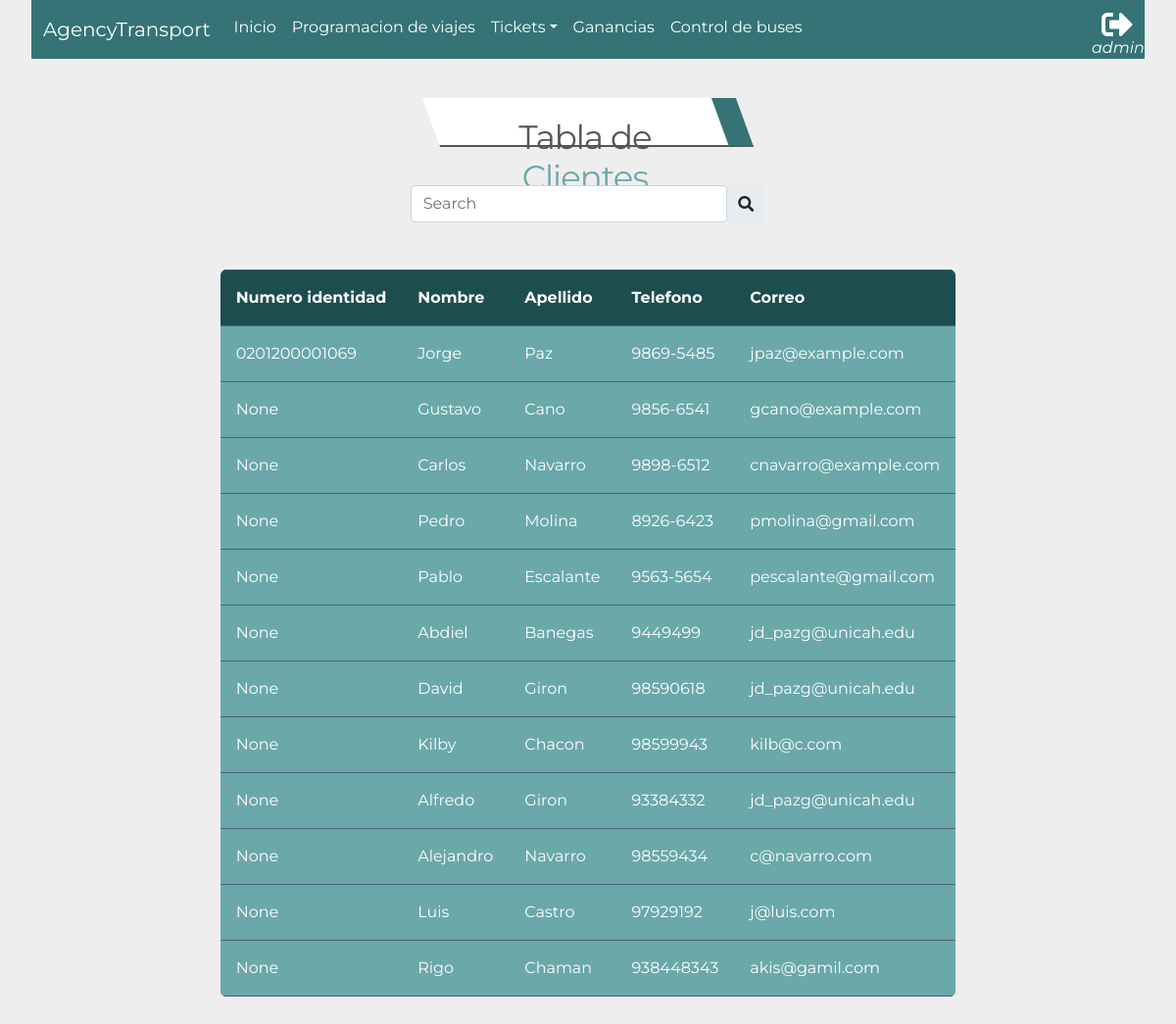
Page /transportAgency/customer/ (signed in) on the committed database.
### app_transportAgency/models.py (models this page shows, shortened)
class Client(models.Model):
    dni        = models.CharField(max_length=13,null=True, blank=True)
    first_name = models.CharField(max_length=50)
    last_name  = models.CharField(max_length=50)
    phone      = models.CharField(max_length=50)
    email      = models.CharField(max_length=50)
    user       = models.OneToOneField(User, on_delete=models.CASCADE, null=True, blank=True)

### app_transportAgency/views.py (the view)
# urls.py: path('customer/', views.customer, name="customer"),
@login_required()
def customer(request):
    if request.user.is_superuser:
        customers = Client.objects.all()
        return render(request, 'transportAgency/customer.html', {
            'customers': customers,
        })
    else:
        return HttpResponse("sdjhkhsd")

### app_transportAgency/templates/transportAgency/customer.html (shortened to what this page needs)
{% extends "base.html" %}
{% load static %}
{% block css %}
<link rel="stylesheet" href="{% static 'transportAgency/css/table.css' %}">
<link rel="stylesheet" href="{% static 'transportAgency/css/tittle.css' %}">
{% endblock %}
{% block container %}
    <div class="row justify-content-center m-4">
        <div class="title">
            <h1>Tabla de <span style="color: #6BA8A9;">Clientes</span></h1>
        </div>
    </div>
<form action="{% url 'transportAgency:customer' %}" method="post">
    <div class="row justify-content-center">
        <div class="col-md-4">
            <div class="input-group rounded mb-5">
                <input type="search" class="form-control rounded" placeholder="Search" aria-label="Search"
                    aria-describedby="search-addon" />
                <span class="input-group-text border-0" id="search-addon">
                    <i class="fas fa-search"></i>
                </span>
            </div>
        </div>
    </div>
</form>
<table class="rwd-table">
    <thead>
        <tr>
            <th>Numero identidad</th>
            <th>Nombre</th>
            <th>Apellido</th>
            <th>Telefono</th>
            <th>Correo</th>
        </tr>
    </thead>
    <tbody>
        {% for c in customers %}
            <tr>
                <td data-th="nombre">{{c.dni}}</td>
                <td data-th="nombre">{{c.first_name}}</td>
                <td data-th="apellido">{{c.last_name}}</td>
                <td data-th="telefono">{{c.phone}}</td>
                <td data-th="correo">{{c.email}}</td>
            </tr>
        {% endfor %}
    </tbody>
</table>
<br>
<br>
{% endblock %}

### global_templates/base.html (shortened to what this page needs)
{% load static %}
<!DOCTYPE html>
<html lang="en">
<head>
    <link rel="stylesheet" href="https://cdnjs.cloudflare.com/ajax/libs/font-awesome/5.15.1/css/all.min.css">
    <link href="{% static 'transportAgency/bootstrap/bootstrap.min.css' %}" rel="stylesheet">
    <link rel="stylesheet" href="{% static 'transportAgency/css/nav.css' %}">
    <link href="https://cdn.jsdelivr.net/npm/bootstrap@5.0.2/dist/css/bootstrap.min.css" rel="stylesheet"
>
    <link href="https://haubek.github.io/dist/css/component-chosen.min.css" rel="stylesheet">
    <link href="https://maxcdn.bootstrapcdn.com/font-awesome/4.7.0/css/font-awesome.min.css" rel="stylesheet" />
    {% block css %}{% endblock %}
</head>
<body>
    <nav class="navbar navbar-expand-lg border-bottom">
        <div class="container-fluid">
            <a class="navbar-brand">AgencyTransport</a>
            <div class="collapse navbar-collapse" id="navbarSupportedContent">
                <ul class="navbar-nav me-auto mb-2 mb-lg-1">
                    <li class="nav-item">
                        <a class="nav-link active" aria-current="page"
                            href="{% url 'transportAgency:about' %}">Inicio</a>
                    </li>
                    <li class="nav-item">
                        <a class="nav-link" href="{% url 'transportAgency:travels_view' %}">Programacion de viajes</a>
                    </li>
                     <li class="dropdown">
                        <a class="nav-link dropdown-toggle" href="#"  data-bs-toggle="dropdown">Tickets</a>
                    </li>
                    {% if request.user.is_superuser %}
                    <li class="nav-item">
                        <a class="nav-link" href="{% url 'transportAgency:income_view' %}">Ganancias</a>
                    </li>
                    <li class="nav-item">
                        <a class="nav-link" href="{% url 'transportAgency:list_buses' %}">Control de buses</a>
                    </li>
                    {% endif %}
                </ul>
                <form class="d-flex">
                    <ul class="navbar-nav me-auto mb-2 mb-lg-2">
                        {% if request.user.is_authenticated %}
                        <li class="nav-item">
                            <a style="font-style: italic; color: white; position: absolute; margin-top: 28px; font-size: 16px;">{{ request.user }}</a>
                            <a href="{% url 'logout_view' %}"><i class="fas fa-sign-out-alt fa-2x" style="margin-left: 10px; color: white;"></i></a>
                        </li>
                        {% endif %}
                    </ul>
                </form>
            </div>
        </div>
    </nav>
    {% block container %}{% endblock %}
</body>
</html>

### app_transportAgency/static/transportAgency/css/nav.css (style rules this page uses)
.navbar { background-color: #357376; }
.navbar a { color: white; text-decoration: none; }
.navbar .navbar-brand { color: white; }

### app_transportAgency/static/transportAgency/css/table.css (style rules this page uses)
.rwd-table { margin: 1em 0; min-width: 300px; align-content: center; }
.rwd-table tr { border-top: 1px solid #ddd; border-bottom: 1px solid #ddd; }
.rwd-table th { display: none; text-align: center; }
.rwd-table td { display: block; text-align: center; background-color: #6BA8A9; text-align: center; }
.rwd-table td:first-child { padding-top: 0.5em; }
.rwd-table td:last-child { padding-bottom: 0.5em; }
.rwd-table td:before { content: attr(data-th) ": "; font-weight: bold; width: 6.5em; display: inline-block; }
@media (min-width: 480px) { .rwd-table td:before { display: none; } }
.rwd-table th, .rwd-table td { text-align: left; }
@media (min-width: 480px) { .rwd-table th, .rwd-table td { display: table-cell; padding: 0.25em 0.5em; } }
@media (min-width: 480px) { .rwd-table th:first-child, .rwd-table td:first-child { padding-left: 0; } }
@media (min-width: 480px) { .rwd-table th:last-child, .rwd-table td:last-child { padding-right: 0; } }
body { padding: 0 2em; font-family: Montserrat, sans-serif; -webkit-font-smoothing: antialiased; text-rendering: optimizeLegibility; color: #444; background: #eee; }
h1 { font-weight: normal; letter-spacing: -1px; color: #34495e; text-align: center; padding-top: 20px; }
.rwd-table { background: #1D4D4F; color: #fff; border-radius: 0.4em; overflow: hidden; margin: 0 auto; }
.rwd-table tr { border-color: #46637f; }
.rwd-table th, .rwd-table td { margin: 0.5em 1em; }
@media (min-width: 480px) { .rwd-table th, .rwd-table td { padding: 1em !important; } }
.rwd-table th, .rwd-table td:before { color: #fff; }

### app_transportAgency/static/transportAgency/css/tittle.css (style rules this page uses)
h1 { font-weight: normal; font-style: normal; letter-spacing: -1px; font-size: 34px; color: #555; text-align: center; transform: skew(-20deg, 0deg); }
.title { width: 320px; height: 50px; border-bottom: 2px solid #555; border-right: 25px solid #357376; background-color: #fff; -webkit-transform: skew(20deg); -moz-transform: skew(20deg); -ms-transform: skew(20deg); -o-transform: skew(20deg); transform: skew(20deg, 0deg); margin: 15px; }

### rows in the picture
Client: dni "0201200001069", first_name "Jorge", last_name "Paz", phone "9869-5485", email "jpaz@example.com"
Client: dni "None", first_name "Gustavo", last_name "Cano", phone "9856-6541", email "gcano@example.com"
Client: dni "None", first_name "Carlos", last_name "Navarro", phone "9898-6512", email "cnavarro@example.com"
Client: dni "None", first_name "Pedro", last_name "Molina", phone "8926-6423", email "pmolina@gmail.com"
Client: dni "None", first_name "Pablo", last_name "Escalante", phone "9563-5654", email "pescalante@gmail.com"
Client: dni "None", first_name "Abdiel", last_name "Banegas", phone "9449499", email "jd_pazg@unicah.edu"
Client: dni "None", first_name "David", last_name "Giron", phone "98590618", email "jd_pazg@unicah.edu"
Client: dni "None", first_name "Kilby", last_name "Chacon", phone "98599943", email "kilb@c.com"
Client: dni "None", first_name "Alfredo", last_name "Giron", phone "93384332", email "jd_pazg@unicah.edu"
Client: dni "None", first_name "Alejandro", last_name "Navarro", phone "98559434", email "c@navarro.com"
Client: dni "None", first_name "Luis", last_name "Castro", phone "97929192", email "j@luis.com"
Client: dni "None", first_name "Rigo", last_name "Chaman", phone "938448343", email "akis@gamil.com"

### other values in the picture
{{ request.user }} "admin"
